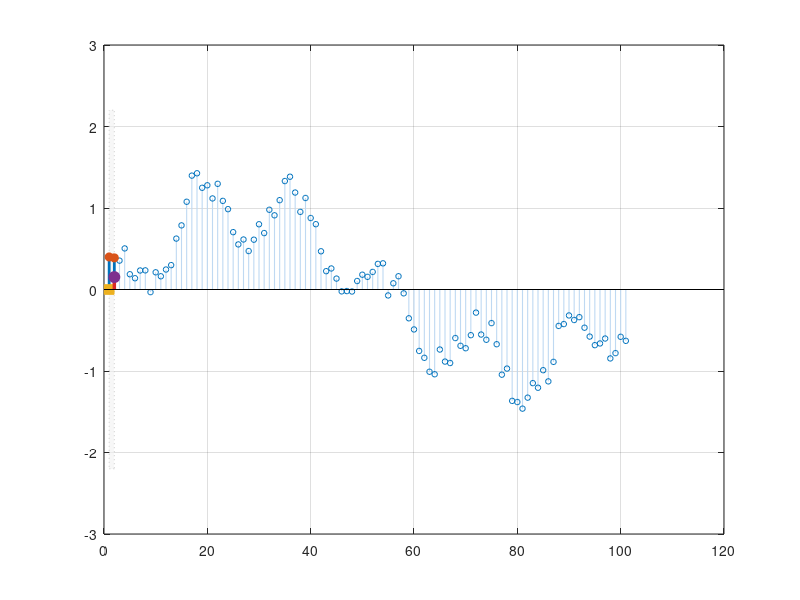

Source code (MATLAB): (Note: this script raises an error after producing the figure.)
clc; clear all; close all;

% Configuração para reprodutibilidade
rng(42);

% 1. Parâmetros do Sinal
fs = 10;                % Frequência de amostragem (Hz)
t = 0 : 1/fs : 10;      % Tempo de 0 a 10s (101 amostras)
Lx = length(t);

% Sinal de entrada: senóide lenta + componente de alta frequência + ruído leve
x = sin(0.6*t) + 0.4*cos(3.5*t) + 0.1*randn(size(t));

% 2. Projeto do Filtro IIR de 1ª ordem (Butterworth passa-baixas com fc = 0.15 * Nyquist)
% Equação de diferenças: y[k] = b0*x[k] + b1*x[k-1] - a1*y[k-1]
[b, a] = butter(1, 0.15);
b0 = b(1); b1 = b(2);
a1 = a(2); % O coeficiente a(1) é sempre 1.0

% Inicializar sinal de saída
y = zeros(size(x));
for k = 2:Lx
    y(k) = b0*x(k) + b1*x(k-1) - a1*y(k-1);
end

% 3. Configuração da Figura para Animação
fig = figure('Position', [100, 100, 850, 480], 'Visible', 'off');

% Caminho do GIF de saída
gif_path = '../../images/recursao_iir.gif';
frame_delay = 0.12; % Atraso entre frames no GIF (segundos)

first_frame = true;

% Loop passo a passo
for k = 2:Lx
    cla;
    
    % Inicializar handles e labels para a legenda
    handles = [];
    labels = {};
    
    % 1. Sombreador de janela ativa no tempo
    fill([k-1 k k k-1], [-2.2 -2.2 2.2 2.2], [0.95, 0.95, 0.95], ...
         'FaceAlpha', 0.6, 'EdgeColor', [0.8, 0.8, 0.8], 'LineStyle', ':', 'HandleVisibility', 'off');
    hold on;
    
    % 2. Plot do sinal de entrada original em azul claro
    h1 = stem(1:Lx, x, 'Color', [0.75, 0.85, 0.95], 'LineWidth', 0.8, 'MarkerSize', 4);
    handles = [handles, h1];
    labels = [labels, {'Entrada x[m]'}];
    
    % 3. Plot do histórico da saída filtrada em vermelho claro
    if k > 2
        h2 = stem(1:k-2, y(1:k-2), 'Color', [0.95, 0.75, 0.75], 'LineWidth', 0.8, 'MarkerSize', 4);
        handles = [handles, h2];
        labels = [labels, {'Histórico da Saída y[m]'}];
    end
    
    % 4. Destacar termos sob o cálculo recursivo atual
    % Amostras de entrada envolvidas: x[k] e x[k-1]
    h3 = stem([k-1, k], [x(k-1), x(k)], 'filled', 'Color', [0, 0.4470, 0.7410], 'LineWidth', 2.0, 'MarkerSize', 6);
    handles = [handles, h3];
    labels = [labels, {'Amostras de Entrada Ativas'}];
    
    % Amostra de saída anterior (realimentação): y[k-1]
    h4 = stem(k-1, y(k-1), 'filled', 'Marker', 'square', 'Color', [0.9290, 0.6940, 0.1250], 'LineWidth', 2.0, 'MarkerSize', 7);
    handles = [handles, h4];
    labels = [labels, {'Saída Anterior y[k-1] (Feedback)'}];
    
    % Ponto de saída calculado nesse instante: y[k]
    h5 = stem(k, y(k), 'filled', 'Color', [0.8500, 0.1600, 0.1600], 'LineWidth', 2.5, 'MarkerSize', 8);
    handles = [handles, h5];
    labels = [labels, {'Saída Atual Calculada y[k]'}];
    
    % 5. Configuração dos Eixos
    grid on;
    ax = gca;
    ax.GridLineStyle = '--'; ax.GridAlpha = 0.4;
    ax.FontSize = 11; ax.FontName = 'Arial';
    ax.Box = 'on';
    ylim([-2.2, 2.2]);
    xlim([1, Lx]);
    
    title('Funcionamento Recursivo do Filtro IIR (Ordem 1)', 'FontSize', 13, 'FontWeight', 'bold', 'FontName', 'Arial');
    ylabel('Amplitude do Sinal', 'FontSize', 11, 'FontName', 'Arial');
    xlabel('Amostras (k)', 'FontSize', 11, 'FontName', 'Arial');
    
    % Escrever a equação em tempo real
    eq_text = sprintf('y[%d] = %.3f x[%d] + %.3f x[%d] - (%.3f) y[%d]\n', ...
                      k, b0, k, b1, k-1, a1, k-1);
    val_text = sprintf('y[%d] = %.3f(%.2f) + %.3f(%.2f) - (%.3f)(%.2f) = %.3f', ...
                       k, b0, x(k), b1, x(k-1), a1, y(k-1), y(k));
    
    text(2, 1.8, {eq_text, val_text}, 'FontSize', 10, 'FontName', 'Courier', ...
         'BackgroundColor', [1 1 1 0.9], 'EdgeColor', [0.7 0.7 0.7], 'Margin', 6);
    
    % Legenda descritiva
    legend(handles, labels, 'Location', 'southeast');
    
    hold off;
    
    % Capturar frame e salvar no GIF
    drawnow;
    frame = getframe(fig);
    im = frame2im(frame);
    [imind, cm] = rgb2ind(im, 256);
    
    if first_frame
        imwrite(imind, cm, gif_path, 'gif', 'Loopcount', inf, 'DelayTime', frame_delay);
        first_frame = false;
    else
        imwrite(imind, cm, gif_path, 'gif', 'WriteMode', 'append', 'DelayTime', frame_delay);
    end
end

close(fig);
disp('GIF animado da recursão do filtro IIR gerado com sucesso!');
